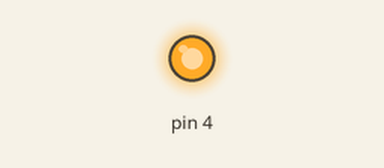
The sketch below on a simulated Arduino Uno, built with avr-gcc and run on an emulated ATmega328P. Shown: output pins drawn as LEDs (lit = HIGH).

Above: at 0.2 s.
At 3.5 s:
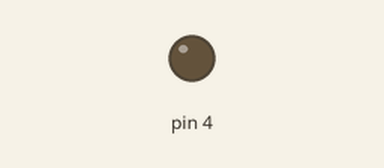
Timing chart, 0 to 5.9 s (numbered marks = the images above):
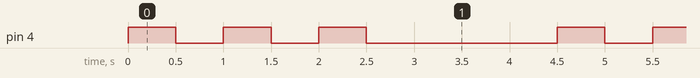

The sketch:

flash-on-three-off.ino
```cpp
void setup() {
  pinMode(4, OUTPUT);
}

void loop() {
  digitalWrite(4, HIGH); // turn on the led to port 4
  delay(500); // sleep 500ms
  digitalWrite(4, LOW); // off the led of port 4
  delay(500); // sleep 500ms
  digitalWrite(4, HIGH); // turn on the led to port 4
  delay(500); // sleep 500ms
  digitalWrite(4, LOW); // off the led of port 4
  delay(500); // sleep 500ms
  digitalWrite(4, HIGH); // turn on the led to port 4
  delay(500); // sleep 500ms
  digitalWrite(4, LOW); // off the led of port 4
  delay(2000); // sleep 2sec
}
```

Measured:
- by itself, pin 4: repeats every 4.5 s: 2 × (LOW 0.50 s, HIGH 0.50 s), LOW 2.0 s, HIGH 0.50 s
- by itself, everything shown: repeats every 4.5 s, in 6 steps
